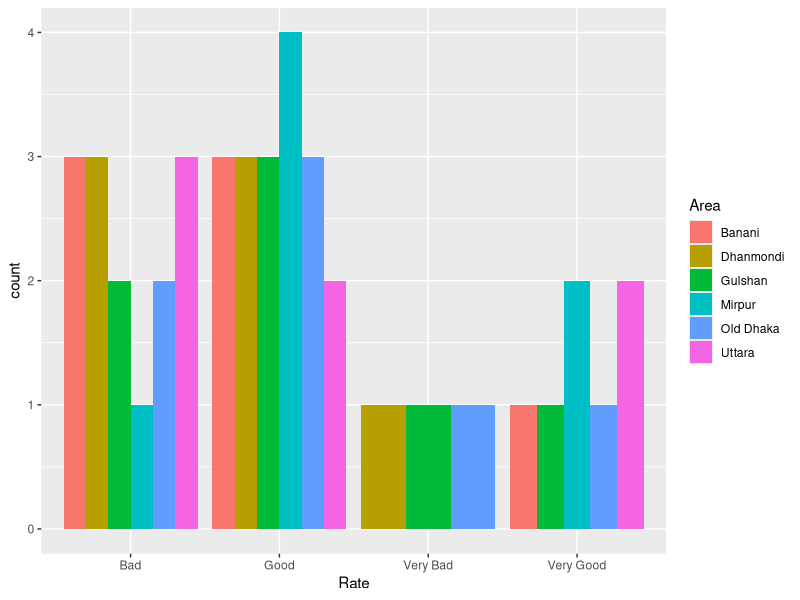
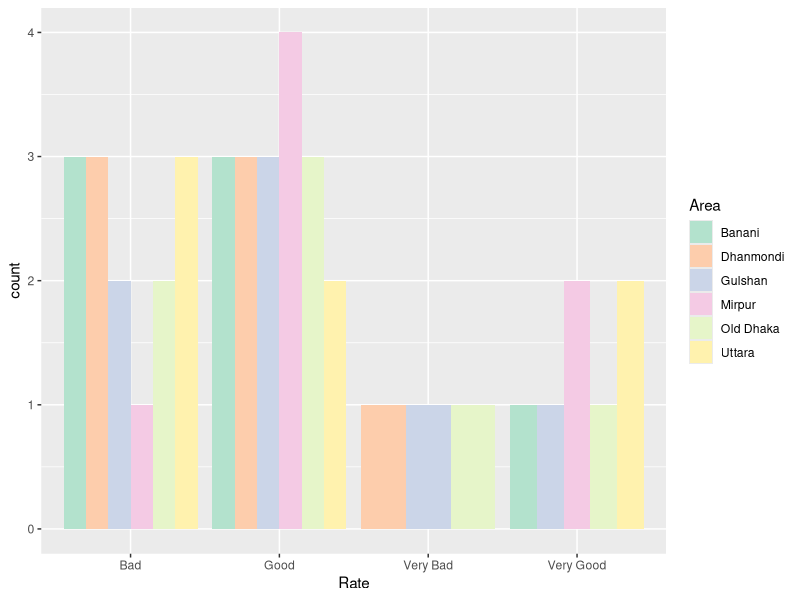
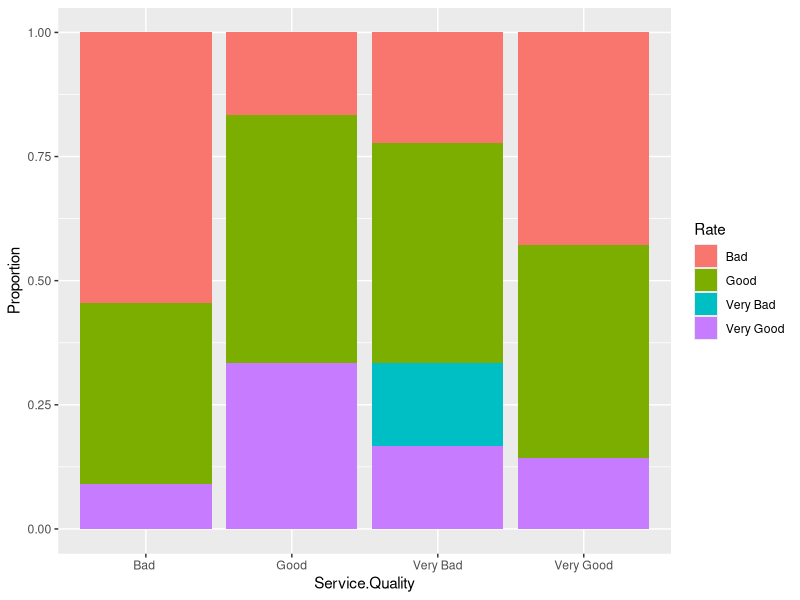
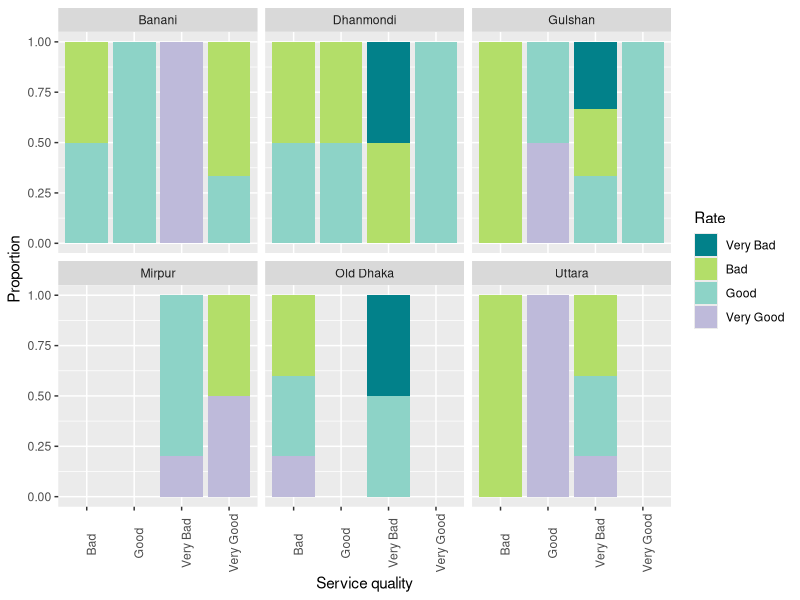
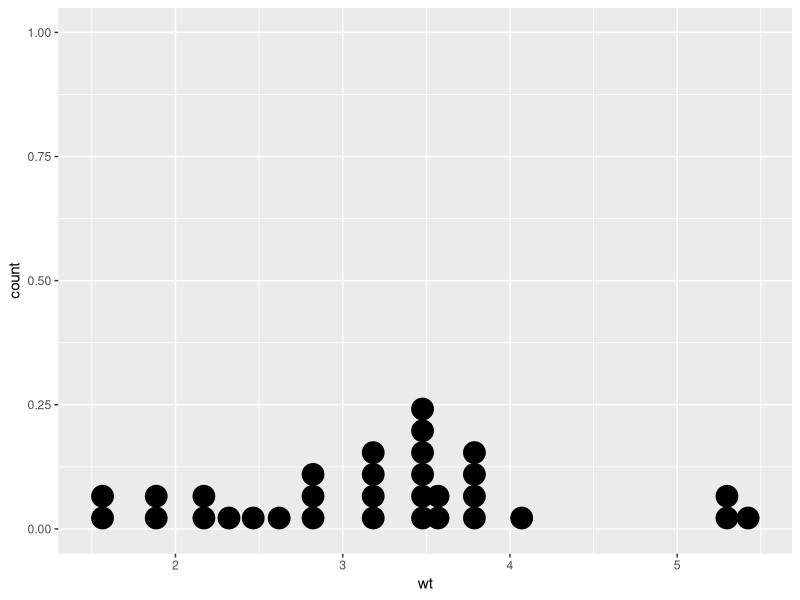
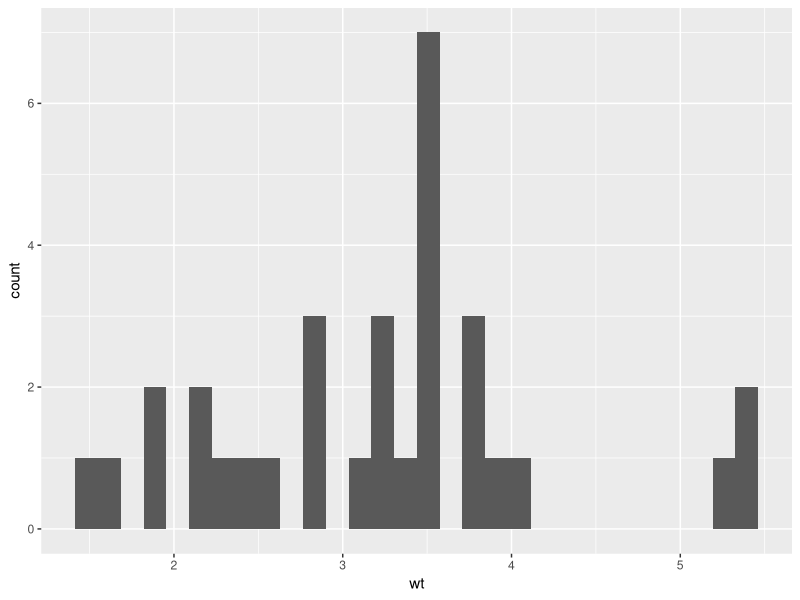
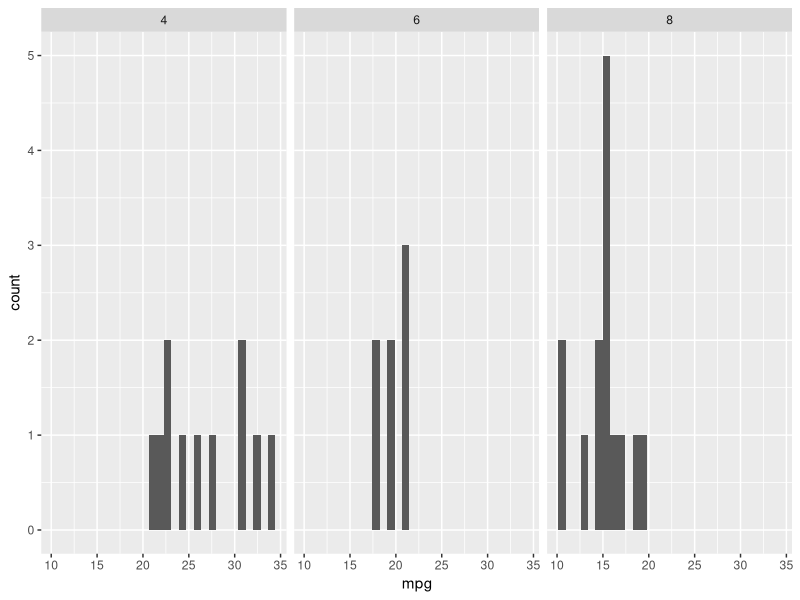
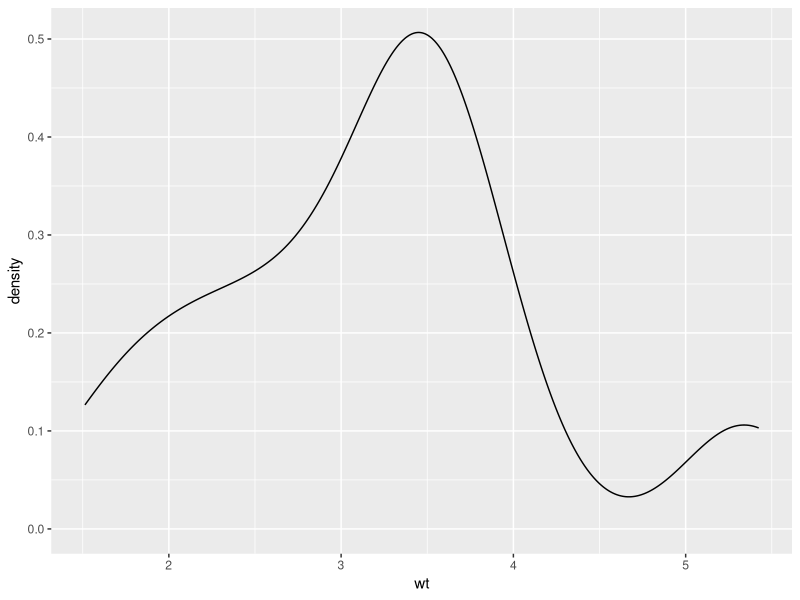

The R source for these figures, in order:
## ---- chunk 1
knitr::opts_chunk$set(echo = TRUE)
## ---- chunk 2
library(tidyverse)
## ---- chunk 3
restaurants = read.csv("restaurants.csv")
str(restaurants)
## ---- chunk 4
levels(restaurants$Service.Quality)
## ---- chunk 5
table(restaurants$Service.Quality, restaurants$Rate)
## ---- chunk 6
restaurants2 = restaurants %>%
  filter(Rate == "Very  Bad")
## ---- chunk 7
levels(restaurants2$Rate)
## ---- chunk 8
restaurants2 = restaurants %>%
  filter(Rate == "Very  Bad") %>%
  droplevels()
## ---- chunk 9
ggplot(restaurants, aes(x = Rate, fill = Area)) + 
  geom_bar(position = "dodge")
## ---- chunk 10
library(RColorBrewer)
col = brewer.pal(8, "Pastel2")[3:8]
ggplot(restaurants, aes(x = Rate, fill = Area)) + 
  geom_bar(position = "dodge") +
  scale_fill_brewer(palette="Pastel2")
## ---- chunk 11
quality_vs_rate = table(restaurants$Service.Quality, restaurants$Rate)
prop.table(quality_vs_rate)
## ---- chunk 12
prop.table(quality_vs_rate, 1)
## ---- chunk 13
prop.table(quality_vs_rate, 2)
## ---- chunk 14
ggplot(restaurants, aes(x=Service.Quality, fill = Rate)) +
  geom_bar(position = "fill") +
  ylab("Proportion")
## ---- chunk 15
fill1 = brewer.pal(9, "PuBuGn")[7]
fill2 = brewer.pal(12, "Set3")[7]
fill3 = brewer.pal(12, "Set3")[c(1,3)]
#fill4 = brewer.pal(12, "Set3")[8]
fill = c(fill1, fill2, fill3)
restaurants$Rate = factor(restaurants$Rate, 
                       levels = c("Very Bad", "Bad", "Good", "Very Good"))
ggplot(restaurants, aes(x=Service.Quality, fill = Rate)) +
  geom_bar(position = "fill") +
  ylab("Proportion") +
  xlab("Service quality") +
  facet_wrap(~Area) +
  theme(axis.text.x = element_text(angle = 90)) +
  scale_fill_manual(values=fill)
## ---- chunk 16
str(mtcars)
mtcars$cyl = factor(mtcars$cyl)
## ---- chunk 17
ggplot(mtcars, aes(x=wt)) +
  geom_dotplot()
## ---- chunk 18
ggplot(mtcars, aes(x=wt)) +
  geom_histogram()
## ---- chunk 19
ggplot(mtcars, aes(x=mpg)) +
  geom_histogram() +
  facet_wrap(~cyl)
## ---- chunk 20
ggplot(mtcars, aes(x=wt)) +
  geom_density()
## ---- chunk 21
ggplot(mtcars, aes(y=mpg)) +
  geom_boxplot()
## ---- chunk 22
ggplot(mtcars, aes(x = cyl, y=mpg)) +
  geom_boxplot()
## ---- chunk 23
duration = faithful$eruptions
mean(duration)
## ---- chunk 24
duration = faithful$eruptions
median(duration)
## ---- chunk 25
names(table(duration))[table(duration)==max(table(duration))]  
## ---- chunk 26
range(duration)
## ---- chunk 27
IQR(duration)
## ---- chunk 28
sd(duration)
## ---- chunk 29
var(duration)
## ---- chunk 30
duration = faithful$eruptions
quantile(duration)
## ---- chunk 31
library(e1071)
duration = faithful$waiting
skewness(duration)
## ---- chunk 32
kurtosis(duration)
## ---- chunk 33
library(ggplot2)
data(iris)
ggplot(iris, aes(Sepal.Width, fill = Species)) +
  geom_density(alpha = 0.35)
